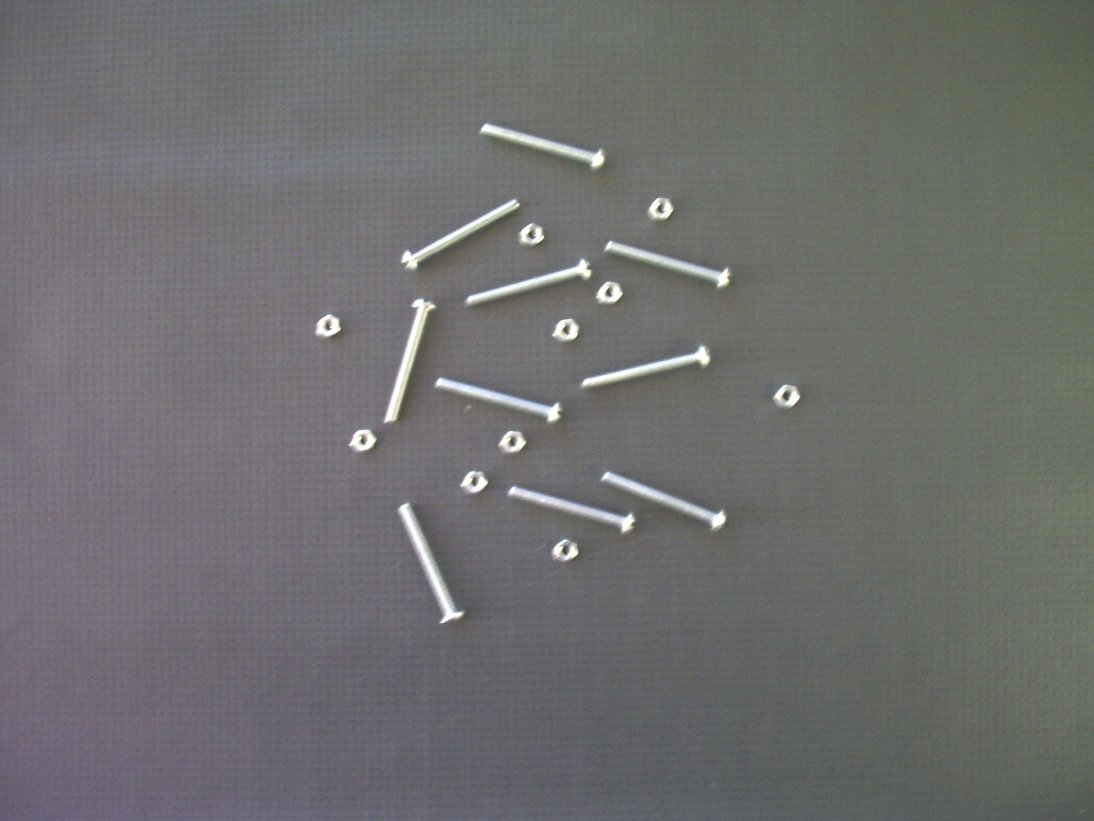
#> input picture Aprendizagem de Máquina e Visão Computacional/Atividade1/Imagens/img01.jpg, 1094 x 821 px, found by its file name; its folder holds only this picture in this run
$ jupyter execute --allow-errors activity_vision_computational.ipynb
#> lines starting #> are read from the running program, lines starting #| are printed output that depends on the picture; after the words box and inside, x2 and y2 are one past the last pixel; in counts of white or black regions, pixels touching at a corner belong together
=== Grupo ===

**Nome:** Samuel de Oliveira Pereira

**RA:** 625101530

**Nome:** Vitor Espindola Frias

**RA:** 625100868

**Nome:** Carolina Siqueira Campos

**RA:** 625100247

[cell 1]
from google.colab import drive
drive.mount('/content/drive')

[cell 2]
PATH = '/content/drive/MyDrive/Pós Data Science/Aprendizagem de Máquina e Visão Computacional/Atividade 1/Imagens/'

[cell 3]
import numpy as np
import cv2 as cv
from matplotlib import pyplot as plt
import math
import os
from google.colab.patches import cv2_imshow

[cell 4]
imagens = [img for img in os.listdir(PATH) if img.lower().endswith('.jpg')]
for nome in imagens:
  img_gray = cv.imread(PATH + nome, 0)
  img_RGB = cv.cvtColor(cv.imread(PATH + nome), cv.COLOR_BGR2RGB)
  plt.imshow(img_RGB)
  plt.axis("off")
  plt.title("Imagem Original")
  plt.show()

  # Binarização com thresh fixo
  thresh_val = 180
  _, img_bin = cv.threshold(img_gray, thresh_val, 255, cv.THRESH_BINARY)
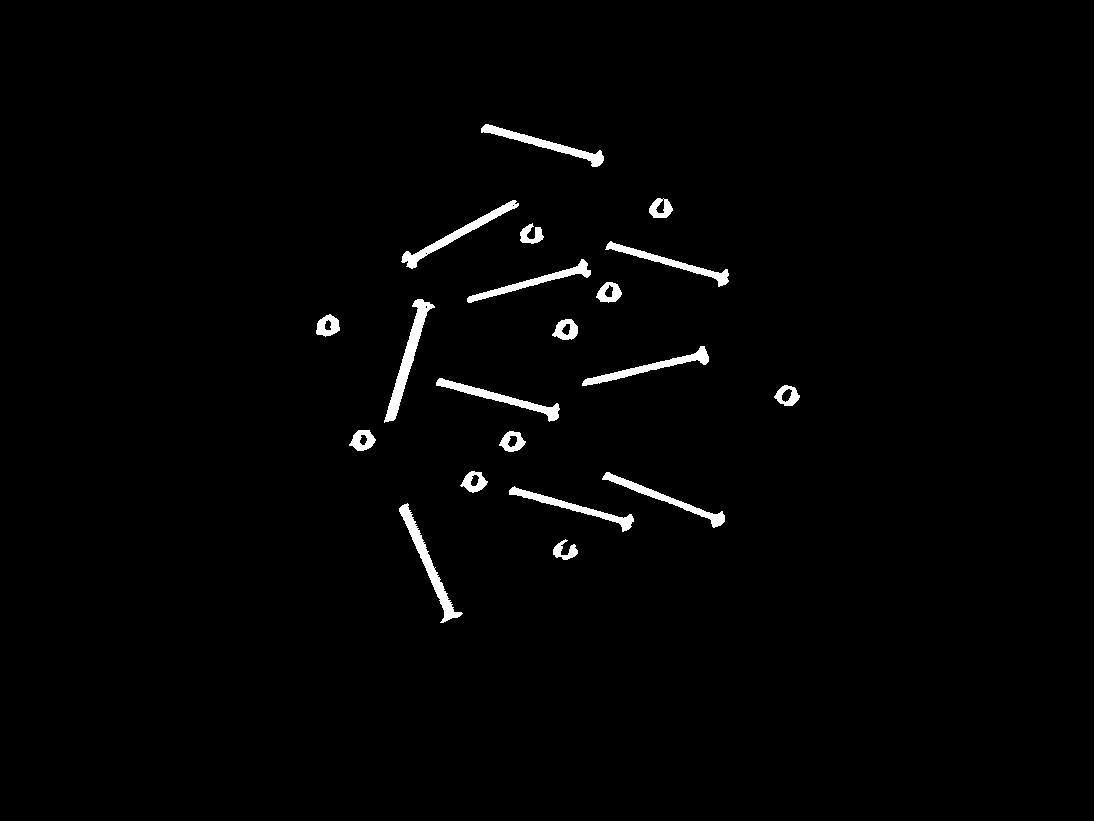
#> img_bin: shape (821, 1094); 1.5% white; 20 white regions, largest, box (x1, y1, x2, y2) and area: (384, 299, 435, 423) 1374, (399, 503, 463, 623) 1238, (401, 200, 519, 269) 1088

  # Detecta componentes conectados
  numCCs, imgLabels, stats, centroids = cv.connectedComponentsWithStats(img_bin, connectivity=4)
#> imgLabels: shape (821, 1094) int32; 23 distinct labels, from 0 to 22
#> numCCs = 23; stats = 23 rows, first 6: [0, 0, 1094, 821, 884526], [481, 124, 123, 43, 1037], [649, 198, 24, 20, 299], [663, 198, 1, 1, 1], [401, 200, 118, 69, 1088], [520, 223, 24, 21, 283]; centroids = 23 rows, first 8: [546.7, 410.7], [545.1, 144], [660.4, 208.4], [663, 198], [456.3, 234.3], [530.9, 234.4], [670.9, 262.5], [533.5, 281.5]

  # Contadores
  porcas = 0
  parafusos = 0

  # Parâmetros de área (ajustáveis com base nos seus dados anteriores)
  min_area = 100
  limite_porcas = 700
  limite_parafusos = 1300

  # Loop sobre os componentes
  for i in range(1, numCCs):
      area = stats[i, cv.CC_STAT_AREA]

      if area < min_area:
          continue

      if area > limite_porcas:
          parafusos += 1
      else:
          porcas += 1
#> this loop made 22 passes
#> area on passes 1, 2, 4, 5, 6, 7, 8, 9: 1037, 299, 1088, 283, 927, 930, 325, 1374
#> after the loop, parafusos = 10; porcas = 10

  # Resultados
  print("Quantidade de porcas:", porcas)
#| Quantidade de porcas: 10
  print("Quantidade de parafusos:", parafusos)
#| Quantidade de parafusos: 10
  print()

  # Avaliação
  if porcas == 10 and parafusos == 10:
      print("== Conjunto Aprovado ==")
  else:
      print("== Conjunto Reprovado ==")

      faltando_porcas = 10 - porcas
      faltando_parafusos = 10 - parafusos

      if faltando_porcas != 0:
          msg = "Falta(m)" if faltando_porcas > 0 else "Sobra(m)"
          print(f"{msg} {abs(faltando_porcas)} porca(s)")

      if faltando_parafusos != 0:
          msg = "Falta(m)" if faltando_parafusos > 0 else "Sobra(m)"
          print(f"{msg} {abs(faltando_parafusos)} parafuso(s)")

  print("\n")

[cell 5]
img_gray = cv.imread(PATH+f"img15.jpg",0)
#> (the rest of this cell did not finish here and is left out)

[cell 6]
#Lista das imagens:
imagens = [img for img in os.listdir(PATH) if img.lower().endswith('.jpg')]
#> imagens = ['img01.jpg']

#Resultados
resultados = []

for nome in imagens:
    caminho_img = os.path.join(PATH, nome)
    imagem = cv.imread(caminho_img)
#> imagem is the input picture: shape (821, 1094, 3); mean B, G, R 110.3, 110.3, 110.3

    if imagem is None:
        print(f" Não foi possível carregar a imagem: {nome}")
        continue

   # Converter para tom de cinza
    cinza = cv.cvtColor(imagem, cv.COLOR_BGR2GRAY)

   #Binarizar
    _, binaria = cv.threshold(cinza, 100, 255, cv.THRESH_BINARY_INV)
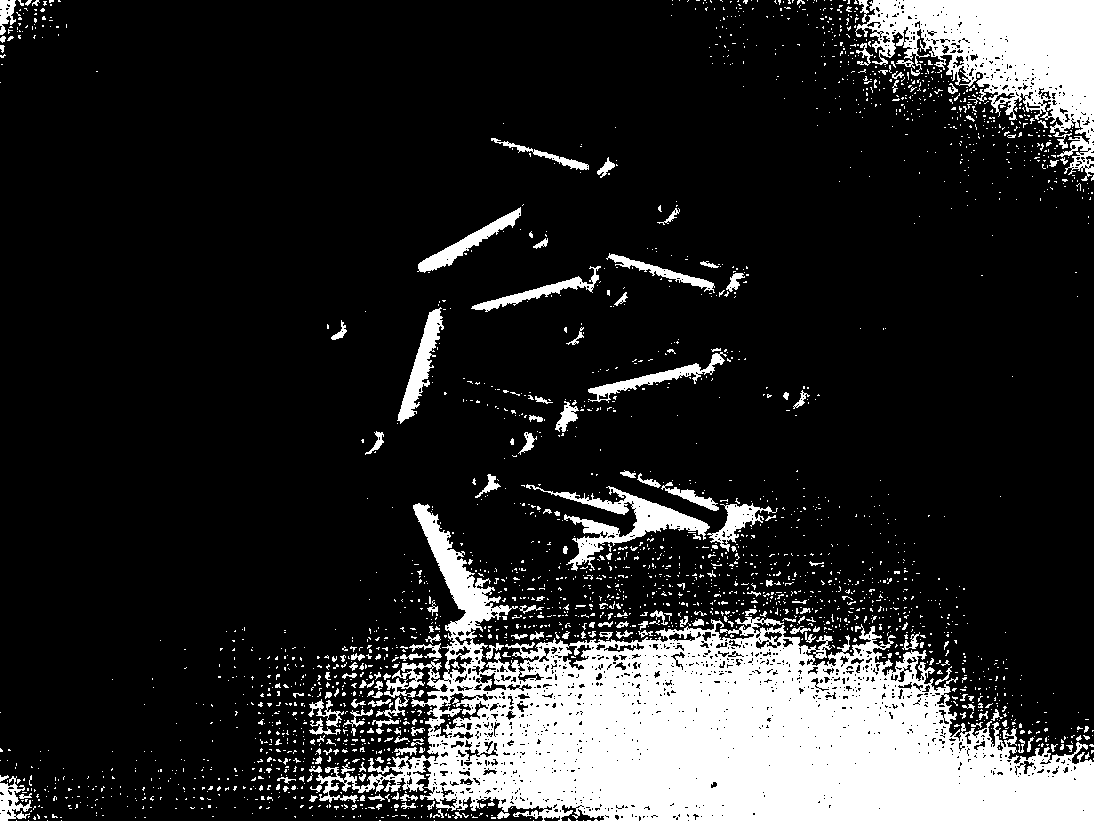
#> binaria: shape (821, 1094); 16.5% white; 2428 white regions (2239 under 20 px)
#Contornos
    contornos, _ = cv.findContours(binaria, cv.RETR_EXTERNAL, cv.CHAIN_APPROX_SIMPLE)
#> contornos = 2417 contours, 2317 with area under 20; largest, box (x1, y1, x2, y2) and area: (316, 503, 1094, 821) 103768, (855, 0, 1094, 181) 19596, (526, 484, 710, 571) 3278, (397, 307, 444, 424) 1546, (417, 207, 521, 273) 1280

  #Classificação por area
    parafusos = 0
    porcas = 0

    for contorno in contornos:
        area = cv.contourArea(contorno)
        if area > 800:
            parafusos += 1
        else:
            porcas += 1
#> this loop made 2417 passes
#> area on pass 56: 43
#> after the loop, parafusos = 8; porcas = 2409

  #Situação (aprovado ou reprovado)
    aprovado = parafusos == 10 and porcas == 10
#> aprovado = False
    mensagem = " Aprovado" if aprovado else "Reprovado"
#> mensagem = 'Reprovado'
    erro_parafuso = parafusos - 10
#> erro_parafuso = -2
    erro_porca = porcas - 10
#> erro_porca = 2399

    # Resultado
    resultados.append({
        'Imagem': nome,
        'Parafusos': parafusos,
        'Porcas': porcas,
        'Status': mensagem,
        'Erro parafuso': erro_parafuso,
        'Erro porca': erro_porca
    })

    # Imagens com contorno
    img_copia = imagem.copy()
    cv.drawContours(img_copia, contornos, -1, (255, 0, 0), 2)
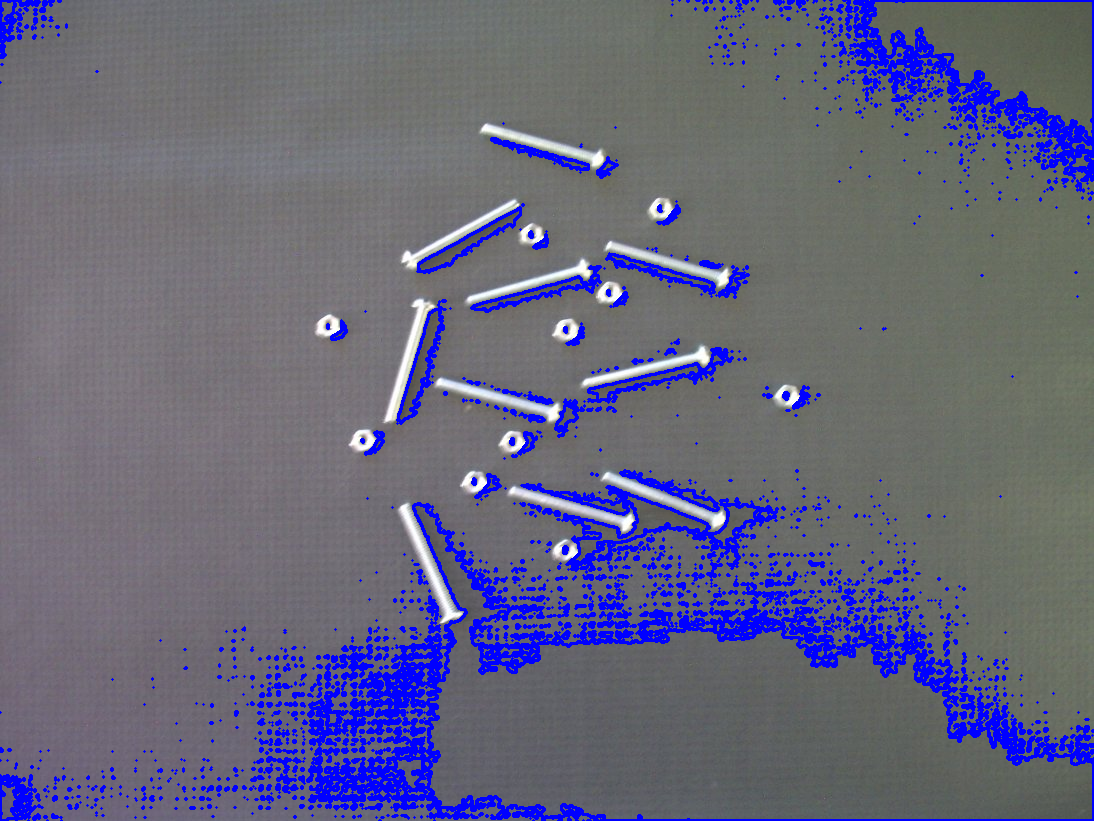
#> img_copia: shape (821, 1094, 3); 9.01% of pixels changed, all inside (x1, y1, x2, y2) = (0, 0, 1094, 821)
    print(f"\n {nome} — {mensagem}")
#|  img01.jpg — Reprovado
    print(f" Parafusos: {parafusos} |  Porcas: {porcas}")
#|  Parafusos: 8 |  Porcas: 2409
    cv2_imshow(img_copia)

# Resultado em tabela
import pandas as pd
df_resultado = pd.DataFrame(resultados)
#> df_resultado = table of 1 rows and 6 columns
display(df_resultado)

# Estatística final
acertos = df_resultado[df_resultado['Status'] == " Aprovado"].shape[0]
total = len(df_resultado)
#> total = 1
print(f"\n Taxa de acertos: {acertos}/{total} = {100 * acertos / total:.2f}%")
#|  Taxa de acertos: 0/1 = 0.00%

$ run again, on Aprendizagem de Máquina e Visão Computacional/Atividade1/Imagens/img05.jpg
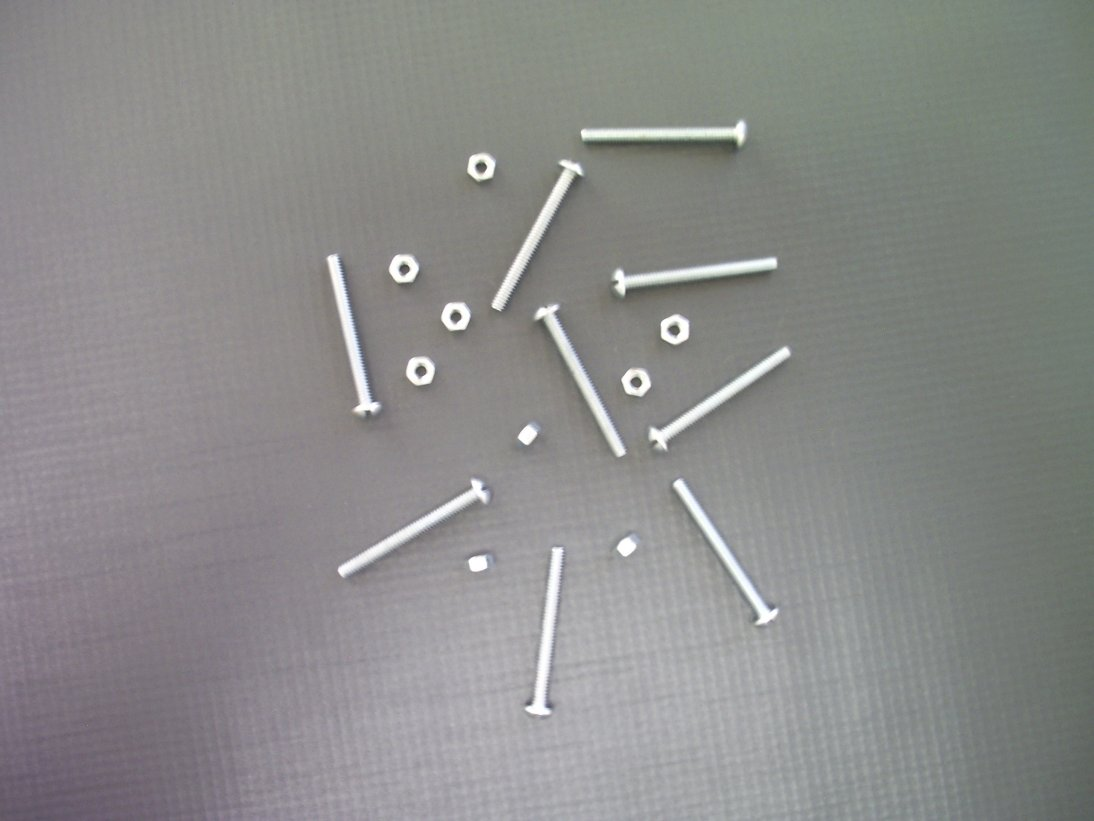
#> input picture Aprendizagem de Máquina e Visão Computacional/Atividade1/Imagens/img05.jpg, 1094 x 821 px, found by its file name
#> img_bin: shape (821, 1094); 2.5% white; 214 white regions (179 under 20 px), largest, box (x1, y1, x2, y2) and area: (524, 547, 564, 715) 2036, (492, 160, 582, 311) 1934, (338, 479, 488, 577) 1914
#> `numCCs, imgLabels, stats, centroids = cv.connectedComponentsWithStats(..`:
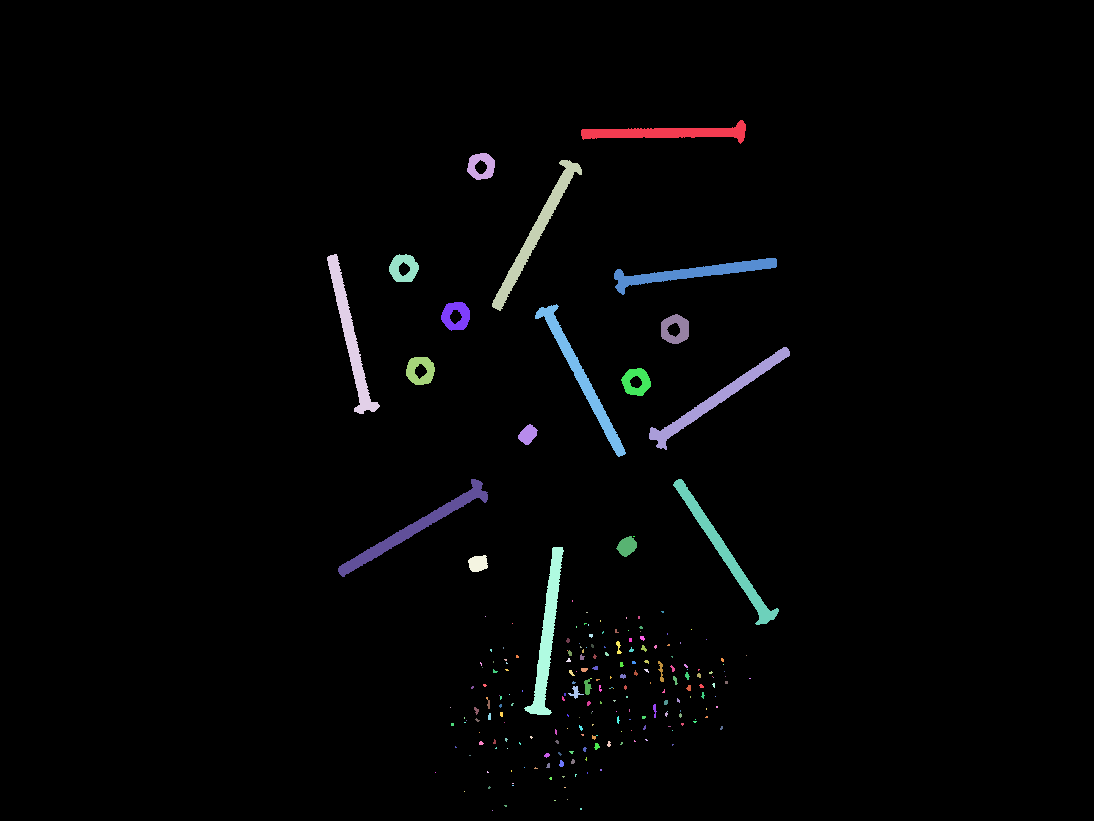
#> imgLabels: shape (821, 1094) int32; 225 distinct labels, from 0 to 224; one colour per label, 0 black
#> numCCs = 225; stats = 225 rows, first 6: [0, 0, 1094, 821, 875779], [581, 120, 165, 24, 1636], [467, 153, 28, 27, 486], [492, 160, 90, 151, 1934], [327, 254, 53, 160, 1866], [389, 254, 30, 28, 551]; centroids = 225 pairs, first value 350.1 to 749.5, second value 132.4 to 810
#> the loop `for i in range(1, numCCs):` made 224 passes
#> area on passes 1 to 8: 1636, 486, 1934, 1866, 551, 1733, 552, 1853
#> after the loop `for i in range(1, numCCs):`: parafusos = 9
#| Quantidade de porcas: 9
#| Quantidade de parafusos: 9
#> faltando_porcas = 1
#> msg = 'Falta(m)'
#| Falta(m) 1 porca(s)
#| Falta(m) 1 parafuso(s)
#> imagens = ['img05.jpg']
#> imagem is the input picture: shape (821, 1094, 3); mean B, G, R 138.8, 139.8, 139.5
#> binaria: shape (821, 1094); 1% white; 153 white regions (134 under 20 px)
#> contornos = 152 contours, 138 with area under 20; largest, box (x1, y1, x2, y2) and area: (0, 771, 123, 821) 3791, (584, 140, 739, 156) 1310, (1059, 740, 1094, 821) 1180, (623, 271, 772, 301) 950, (502, 175, 583, 311) 356
#> the loop `for contorno in contornos:` made 152 passes
#> (area, parafusos) on passes 37, 57: (3791, 1), (1180, 2)
#> after the loop `for contorno in contornos:`: parafusos = 4; porcas = 148
#> aprovado = False
#> mensagem = 'Reprovado'
#> erro_parafuso = -6
#> erro_porca = 138
#> `cv.drawContours(img_copia, contornos, -1, (255, 0, 0), 2)`:
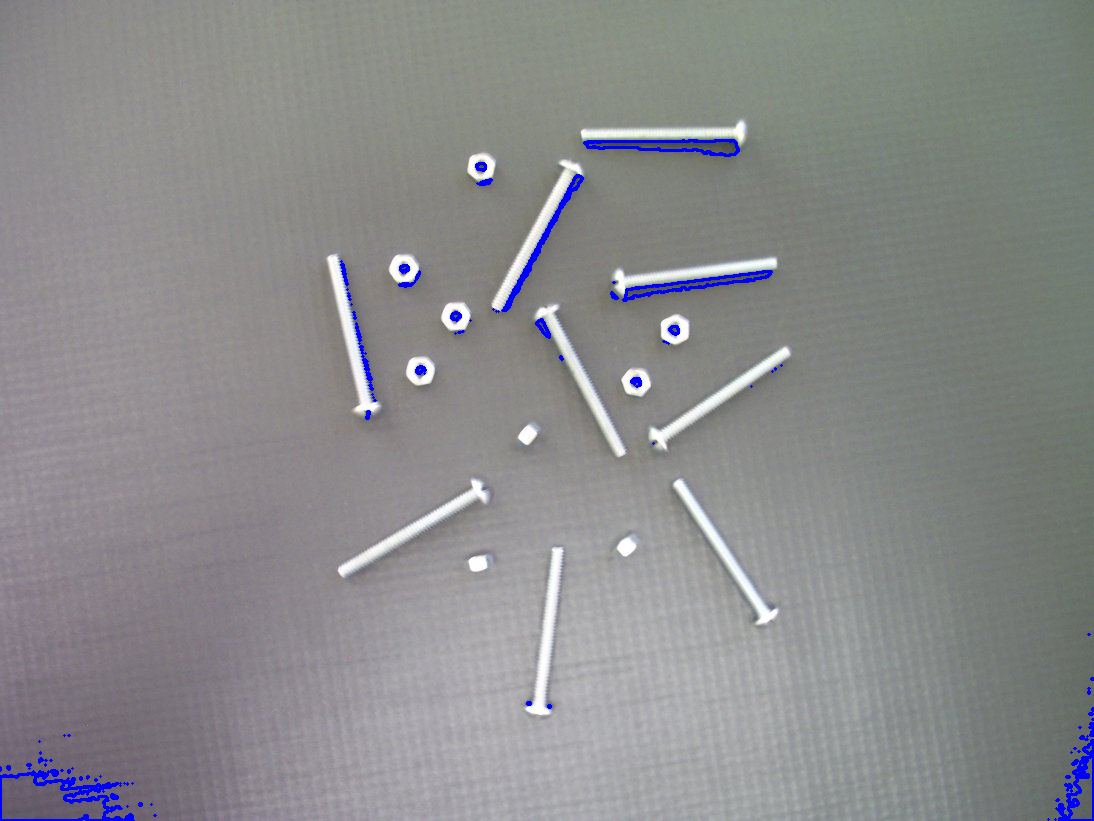
#> img_copia: shape (821, 1094, 3); 0.89% of pixels changed, all inside (x1, y1, x2, y2) = (0, 139, 1094, 821)
#|  img05.jpg — Reprovado
#|  Parafusos: 4 |  Porcas: 148
#> df_resultado = table of 1 rows and 6 columns
#> total = 1
#|  Taxa de acertos: 0/1 = 0.00%
